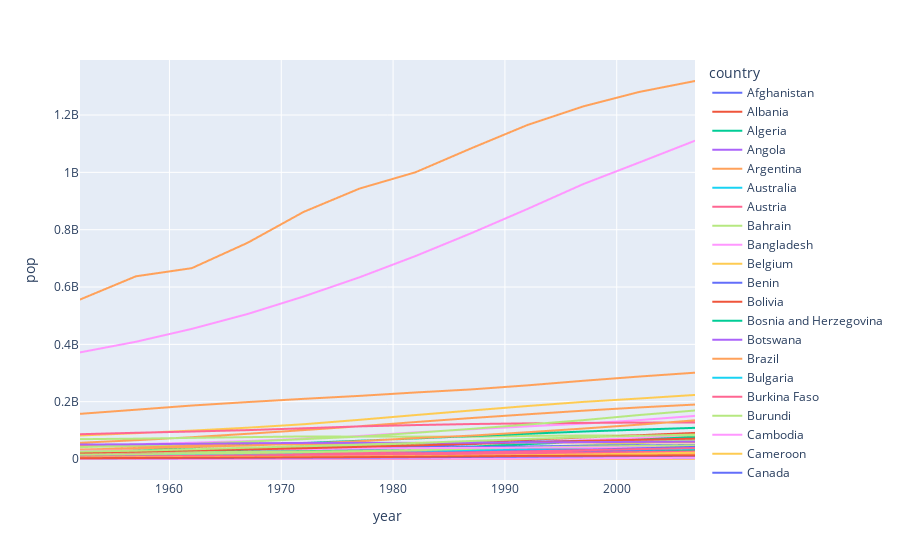

Source (notebook cell):
### Code cell
px.line(gap , x='year' , y='pop' , color='country')
